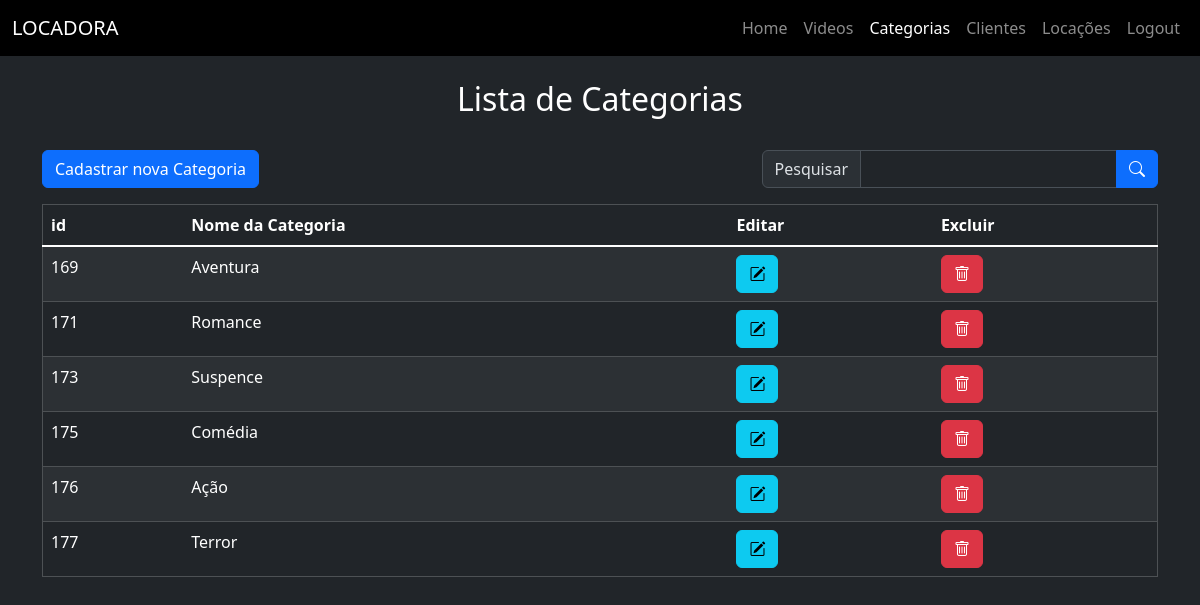
The app's page /index.php?menu=categorias (signed in) with its own data.
### tables this page shows
CREATE TABLE `tbcategorias` (
  `idCategoria` int NOT NULL AUTO_INCREMENT,
  `nomeCategoria` varchar(100) NOT NULL,
  PRIMARY KEY (`idCategoria`)
);

### lista-categorias.php (the view)
<div class="container">
    <div class="d-flex justify-content-center my-4">
        <h2>Lista de Categorias</h2>
    </div>
    <div class="d-flex flex-row flex-wrap gap-3 justify-content-between my-3">
        <div class="btn btn-primary">
            <a class="text-white text-decoration-none" href="index.php?menu=cad-categorias">Cadastrar nova Categoria</a>
        </div>
        <div>
            <?php
            if (isset($_POST["txtPesquisa"])) {
                $txtPesquisa = $_POST["txtPesquisa"];
            } else {
                $txtPesquisa = "";
            }
            ?>
            <form class="input-group" action="" method="post">
                <label class="input-group-text " for="txtPesquisa">Pesquisar</label>
                <input class="form-control" type="search" name="txtPesquisa" id="txtPesquisa" value="<?= $txtPesquisa ?>">
                <button class="btn btn-primary" type="submit">
                    <i class="bi bi-search"></i>
                </button>
            </form>
        </div>
    </div>
    <div class="table-responsive">
        <table class="table table-striped table-dark" border="1">
            <thead>
                <tr>
                    <th>id</th>
                    <th>Nome da Categoria</th>
                    <th>Editar</th>
                    <th>Excluir</th>
                </tr>
            </thead>
            <tbody class="table-group-divider">
                <?php
                $sql = "SELECT * FROM tbcategorias
     where nomeCategoria like '%{$txtPesquisa}%'";
                $rs = mysqli_query($conexao, $sql);
                while ($dados = mysqli_fetch_assoc($rs)) {
                ?>
                    <tr>
                        <td><?= $dados["idCategoria"] ?></td>
                        <td><?= $dados["nomeCategoria"] ?></td>
                        <td>
                            <a class="btn btn-info" href="index.php?menu=editar-categorias&idCategoria=<?= $dados["idCategoria"] ?>">
                                <i class="bi bi-pencil-square"></i>
                            </a>
                        </td>
                        <td>
                            <a class="btn btn-danger" href="index.php?menu=excluir-categorias&idCategoria=<?= $dados["idCategoria"] ?>">
                                <i class="bi bi-trash"></i>
                            </a>
                        </td>
                    </tr>
                <?php
                }
                ?>
            </tbody>
        </table>
    </div>
</div>

### records on screen
tbcategorias: idCategoria "169", nomeCategoria "Aventura"
tbcategorias: idCategoria "171", nomeCategoria "Romance"
tbcategorias: idCategoria "173", nomeCategoria "Suspence"
tbcategorias: idCategoria "175", nomeCategoria "Comédia"
tbcategorias: idCategoria "176", nomeCategoria "Ação"
tbcategorias: idCategoria "177", nomeCategoria "Terror"

### other values on screen
$item_menu['item_menu'] "Home"
$item_menu['item_menu'] "Videos"
$item_menu['item_menu'] "Categorias"
$item_menu['item_menu'] "Clientes"
$item_menu['item_menu'] "Locações"
